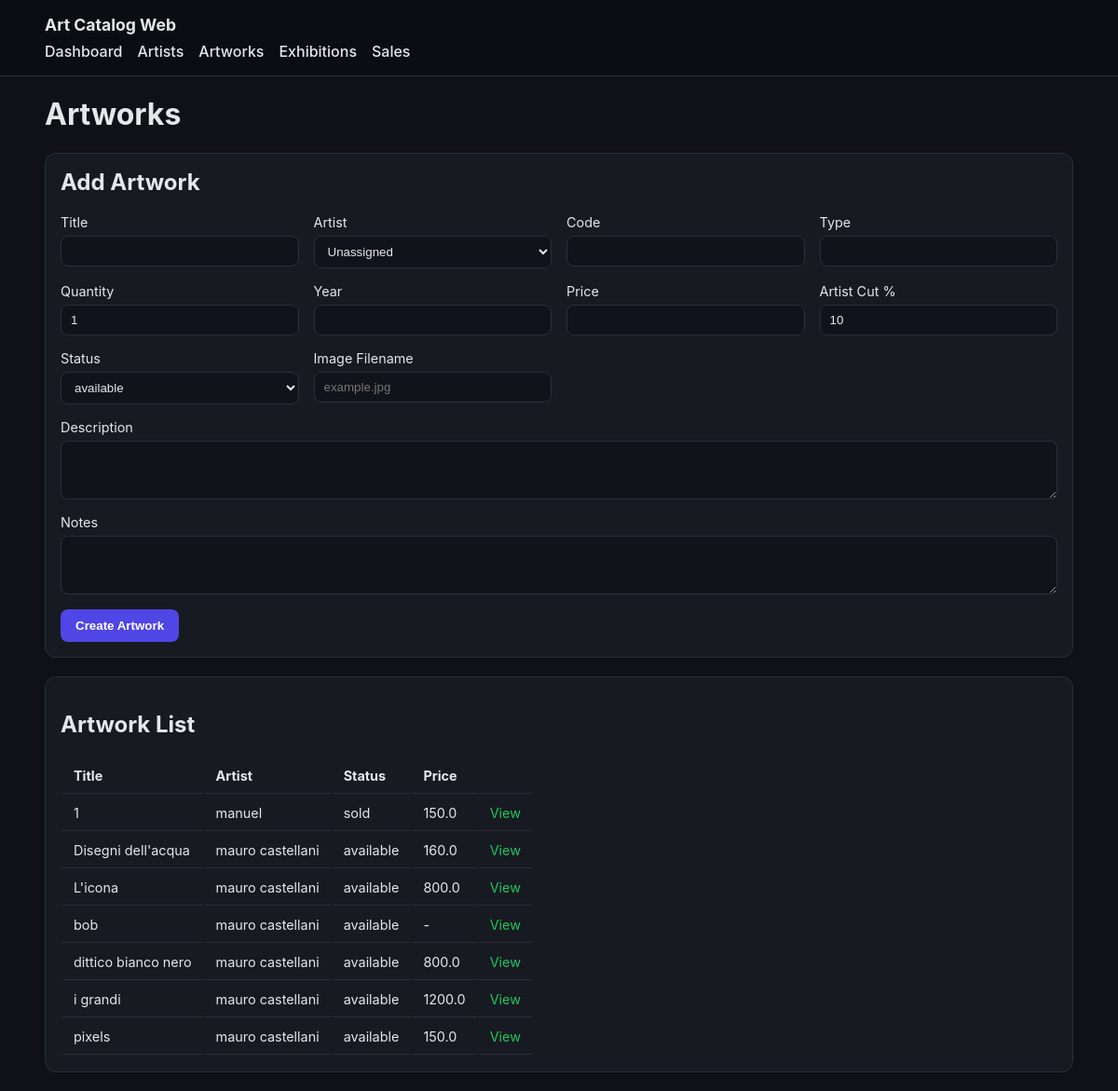
Before: /artworks with the older database file.
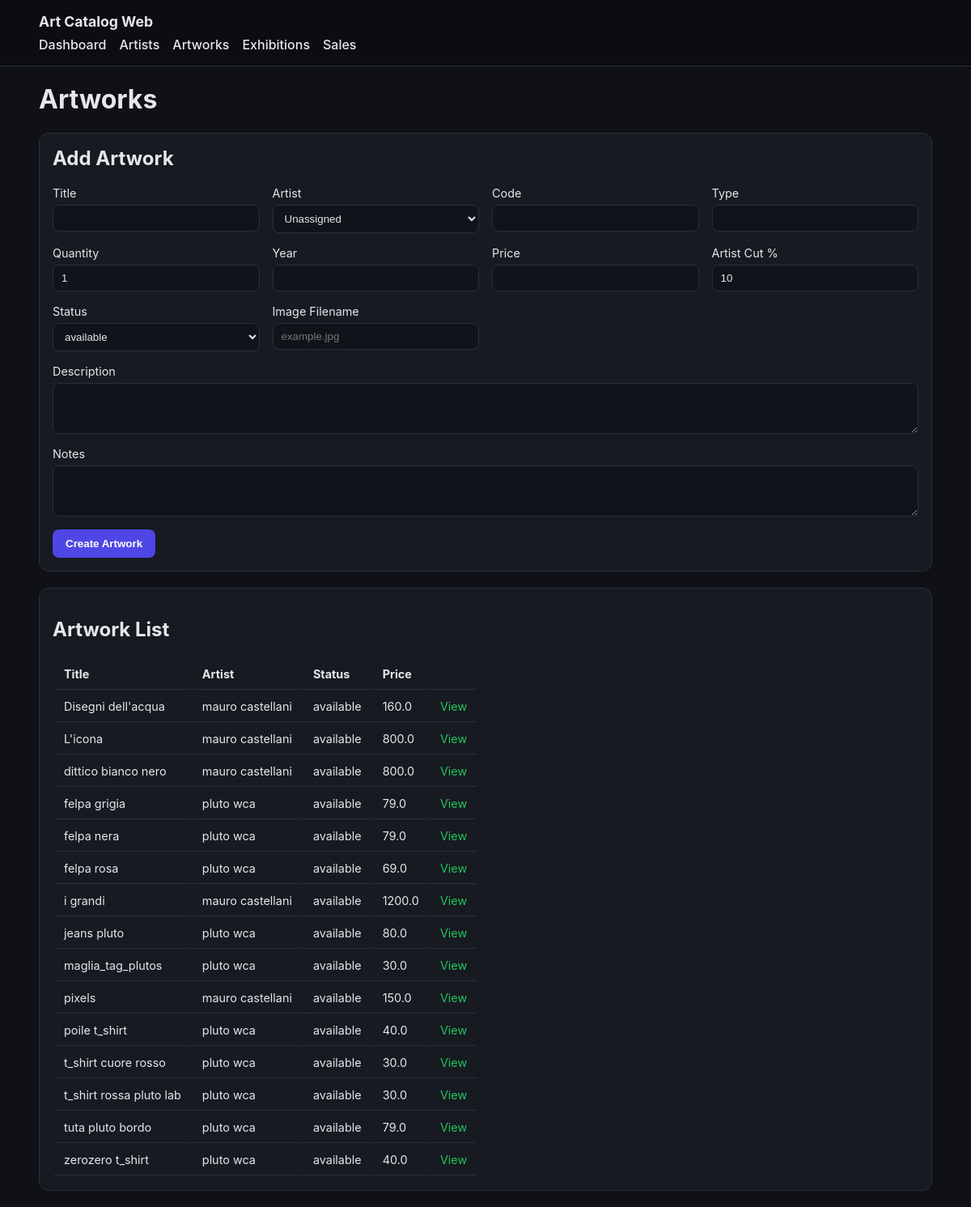
After: the same page with the newer database file.
### tables this page shows
CREATE TABLE artwork (
    id INTEGER PRIMARY KEY AUTOINCREMENT,

    artist_id INTEGER,           -- FK verso artist (puo essere NULL)
    title TEXT NOT NULL,         -- Titolo opera / articolo
    description TEXT,            -- Descrizione estesa
    type TEXT,                   -- painting, sculpture, print, merch, ecc.
    year INTEGER,                -- Anno di produzione
    price REAL,                  -- Prezzo di listino
    artist_cut_percent REAL DEFAULT 10, -- Percentuale riconosciuta all'artista
    image TEXT,                  -- Nome file immagine (NO path)
    status TEXT DEFAULT 'available',
    notes TEXT, quantity INTEGER DEFAULT 1, code TEXT,                  -- Note interne

    FOREIGN KEY (artist_id)
        REFERENCES artist(id)
        ON DELETE SET NULL
);

CREATE TABLE artist (
    id INTEGER PRIMARY KEY AUTOINCREMENT,
    name TEXT NOT NULL,          -- Nome artista / collettivo
    bio TEXT,                    -- Biografia
    email TEXT,                  -- Contatto
    phone TEXT,                  -- Contatto
    notes TEXT                   -- Note interne (non pubbliche)
);

### webapp/app.py (the view, shortened to what this page needs)
    @app.route("/artworks", methods=["GET", "POST"])
    def artworks():
        artist_repo, artwork_repo, _, _ = get_repos()
        artworks = artwork_repo.get_all()
        artists = artist_repo.get_all()
        return render_template(
            "artworks.html",
            artworks=artworks,
            artists=artists,
            status_options=STATUS_OPTIONS,
        )

### core/database.py (called while the page is built)
    def execute(self, query: str, params: tuple = ()):
        cur = self.conn.cursor()
        cur.execute(query, params)
        self.conn.commit()
        return cur

    def close(self):
        self.conn.close()

### core/repositories/artist_repo.py (called while the page is built)
    def get_all(self):
        cursor = self.db.execute("SELECT * FROM artist ORDER BY name")
        return cursor.fetchall()

### core/repositories/artwork_repo.py (called while the page is built, shortened)
    def _ensure_artist_cut_column(self):
        cursor = self.db.execute("PRAGMA table_info(artwork)")
        columns = {row[1] for row in cursor.fetchall()}

    def _ensure_quantity_column(self):
        cursor = self.db.execute("PRAGMA table_info(artwork)")
        columns = {row[1] for row in cursor.fetchall()}

    def _ensure_code_column(self):
        cursor = self.db.execute("PRAGMA table_info(artwork)")
        columns = {row[1] for row in cursor.fetchall()}
        try:
            self.db.execute(
                "CREATE UNIQUE INDEX IF NOT EXISTS idx_artwork_code ON artwork(code)"
            )
        except Exception:
            pass

### webapp/app.py (called while the page is built)
def get_db() -> Database:
    db: Optional[Database] = g.get("db")
    if db is None:
        db = Database(DB_PATH)
        g.db = db
    return db

### webapp/templates/artworks.html (shortened to what this page needs)
{% extends "base.html" %}
{% block content %}
<h1>Artworks</h1>
<section class="card form-card">
    <h2>Add Artwork</h2>
    <form method="post" class="grid-form">
        <label>
            Title
            <input type="text" name="title" required>
        </label>
        <label>
            Artist
            <select name="artist_id">
                <option value="">Unassigned</option>
            </select>
        </label>
        <label>
            Code
            <input type="text" name="code">
        </label>
        <label>
            Type
            <input type="text" name="type">
        </label>
        <label>
            Quantity
            <input type="number" name="quantity" min="1" value="1">
        </label>
        <label>
            Year
            <input type="number" name="year">
        </label>
        <label>
            Price
            <input type="number" name="price" step="0.01">
        </label>
        <label>
            Artist Cut %
            <input type="number" name="artist_cut_percent" step="0.1" value="10">
        </label>
        <label>
            Status
            <select name="status">
                {% for status in status_options %}
                    <option value="{{ status }}">{{ status }}</option>
                {% endfor %}
            </select>
        </label>
        <label>
            Image Filename
            <input type="text" name="image" placeholder="example.jpg">
        </label>
        <label class="full">
            Description
            <textarea name="description" rows="3"></textarea>
        </label>
        <label class="full">
            Notes
            <textarea name="notes" rows="3"></textarea>
        </label>
        <button type="submit">Create Artwork</button>
    </form>
</section>
<section class="card">
    <h2>Artwork List</h2>
    <div class="table-wrap">
        <table>
            <thead>
                <tr>
                    <th>Title</th>
                    <th>Artist</th>
                    <th>Status</th>
                    <th>Price</th>
                    <th></th>
                </tr>
            </thead>
            <tbody>
                {% for artwork in artworks %}
                    <tr>
                        <td>{{ artwork["title"] }}</td>
                        <td>{{ artwork["artist_name"] or "-" }}</td>
                        <td>{{ artwork["status"] }}</td>
                        <td>{{ artwork["price"] or "-" }}</td>
                        <td>
                            <a class="link" href="{{ url_for('artwork_detail', artwork_id=artwork['id']) }}">View</a>
                        </td>
                    </tr>
                {% else %}
                    <tr>
                        <td colspan="5" class="muted">No artworks yet.</td>
                    </tr>
                {% endfor %}
            </tbody>
        </table>
    </div>
</section>
{% endblock %}

Changed rows visible on the page:
removed artwork: title "1", name "manuel", status "sold", price "150.0"
removed artwork: title "bob", name "mauro castellani", status "available", price "-"
added artwork: title "felpa grigia", name "pluto wca", status "available", price "79.0"
added artwork: title "felpa nera", name "pluto wca", status "available", price "79.0"
added artwork: title "felpa rosa", name "pluto wca", status "available", price "69.0"
added artwork: title "jeans pluto", name "pluto wca", status "available", price "80.0"
added artwork: title "maglia_tag_plutos", name "pluto wca", status "available", price "30.0"
added artwork: title "poile t_shirt", name "pluto wca", status "available", price "40.0"
added artwork: title "t_shirt cuore rosso", name "pluto wca", status "available", price "30.0"
added artwork: title "t_shirt rossa pluto lab", name "pluto wca", status "available", price "30.0"
added artwork: title "tuta pluto bordo", name "pluto wca", status "available", price "79.0"
added artwork: title "zerozero t_shirt", name "pluto wca", status "available", price "40.0"
